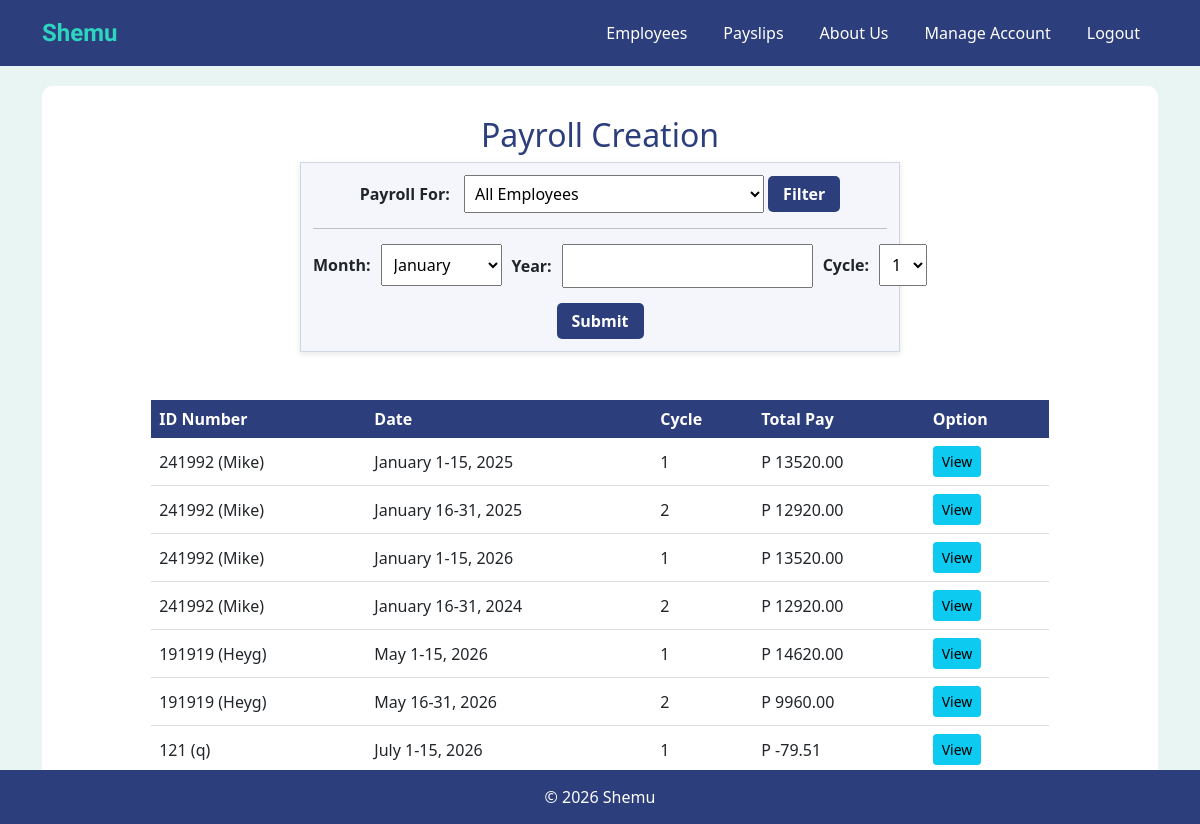
Screenshot of /payslips/2/ with the database file from the repository.
### shemuapp/models.py (models this page shows, shortened)
class Payslip(models.Model): #Payslip Attributes
    id_number = models.ForeignKey('Employee', on_delete=models.CASCADE, related_name='payslips')
    month = models.CharField(max_length=20)
    date_range = models.CharField(max_length=50)
    year = models.PositiveIntegerField(
        validators=[
            MinValueValidator(1),
            MaxValueValidator(9999)
        ],
        help_text="Enter a 4-digit year"
    )
    pay_cycle = models.IntegerField()
    rate = models.FloatField()
    earnings_allowance = models.FloatField(default=0)
    deductions_tax = models.FloatField(default=0)
    deductions_health = models.FloatField(default=0)
    pag_ibig = models.FloatField(default=0)
    sss = models.FloatField(default=0)
    overtime = models.FloatField(default=0)
    total_pay = models.FloatField()

class Employee(models.Model):
    name = models.CharField(max_length=300)
    id_number = models.CharField(max_length=300, unique=True)
    rate = models.DecimalField(max_digits=10, decimal_places=2)
    overtime_pay = models.DecimalField(max_digits=10, decimal_places=2,null=True, blank=True)
    allowance = models.DecimalField(max_digits=10, decimal_places=2, null=True, blank=True)

### shemuapp/views.py (the view, shortened to what this page needs)
# urls.py: path('payslips/', views.payslips, name='payslips'),
def payslips(request, pk):
    account = get_object_or_404(Account, pk=pk)
    all_employees = Employee.objects.all()
    all_payslips = Payslip.objects.all().select_related('id_number')
    months = ['January', 'February', 'March',
              'April', 'May', 'June',
              'July', 'August', 'September',
              'October', 'November', 'December']
    return render(request, 'payslips.html', {
        'employees': all_employees,
        'payslips': all_payslips,
        'months': months,
        'pk': pk,
        'current_user': account.getUsername()
    })

### shemuapp/models.py (called while the page is built)
    def getUsername(self):
        return self.username

### shemuapp/templates/payslips.html (shortened to what this page needs)
{% extends 'base.html' %}
{% block content %}
<div style="text-align:center;">
    <h2>Payroll Creation</h2>
    <div style="
        width:600px;
        height:190px;
        margin:auto;
        padding:12px;
        background-color:#f4f6fb;
        border:1px solid #d0d7e2;
        box-shadow:0 2px 6px rgba(0,0,0,0.1);
    ">
        <form method="POST" action="{% url 'payslips' pk=pk %}">
            <div style=" text-align:center; margin-bottom:15px;">
                <label>
                    <strong>Payroll For:</strong>
                </label>
                <select name="payroll_for" style="
                    width:300px; padding:6px;
                    margin-left:10px;">
                    <option value="all">All Employees</option>
                </select>
                <button type="submit" name="action" formnovalidate value="filter" style="
                    background-color:#2c3e7b;
                    color:white;
                    border:none;
                    padding:6px 15px;
                    border-radius:5px;
                    font-weight:bold;
                    cursor:pointer;"> Filter </button>
            </div>
            <hr style="margin:15px 0;">
            <div style="
                display:flex;
                justify-content:space-between;
                gap:10px;
                margin-bottom:15px;">
                <div style="flex:1;">
                    <div style="
                        display:flex;
                        align-items:center;
                        gap:10px;">
                        <label>
                            <strong>Month:</strong>
                        </label>
                        <select name="month" style="
                            flex:1;
                            padding:8px;">
                            {% for month in months %}
                            <option value="{{ month }}">
                                {{ month }}
                            </option>
                            {% endfor %}
                        </select>
                    </div>
                </div>
                <div style="flex:1;">
                    <div style="
                        display:flex;
                        align-items:center;
                        gap:10px;">
                        <label>
                            <strong>Year:</strong>
                        </label>
                        <input type="number" min="1810" name="year" style="
                            flex:1;
                            padding:8px;" required>
                    </div>
                </div>
                <div style="flex:1;">
                    <div style="
                        display:flex;
                        align-items:center;
                        gap:10px;">
                        <label>
                            <strong>Cycle:</strong>
                        </label>
                        <select name="cycle" style="
                            flex:1;
                            padding:8px;">
                            <option value="1">1</option>
                        </select>
                    </div>
                </div>
            </div>
            <div>
                <input type="submit" value="Submit" style="
                    background-color:#2c3e7b;
                    color:white;
                    border:none;
                    padding:6px 15px;
                    border-radius:5px;
                    font-weight:bold;
                    cursor:pointer;">
            </div>
        </form>
    </div>
    <br><br>
    <table cellpadding="8" style="
        margin:auto;
        border-collapse:collapse;
        width:85%;
        background-color:white;">
        <tr style="
            background-color:#2c3e7b;
            color:white;">
            <th>ID Number</th>
            <th>Date</th>
            <th>Cycle</th>
            <th>Total Pay</th>
            <th>Option</th>
        </tr>
        {% for payslip in payslips %}
        <tr style="
            background-color:white;
            border-bottom:1px solid #ddd;">
            <td>{{ payslip.id_number.id_number }} ({{ payslip.id_number.name }})</td>
            <td>
                {{ payslip.month }}
                {{ payslip.date_range }},
                {{ payslip.year }}
            </td>
            <td>{{ payslip.pay_cycle }}</td>
            <td>P {{ payslip.total_pay|floatformat:2 }}</td>
            <td>
                <a class="btn btn-info btn-sm" href="{% url 'view_payslip' pk=pk payslip_id=payslip.id %}"> View </a>
            </td>
        </tr>
        {% endfor %}
    </table>
</div>
{% endblock %}

### shemuapp/templates/base.html (style rules this page uses)
body { background-color: #E8F5F3; }
h2 { color: #2C3E7B; }

### rows the page displays
Payslip: id_number.id_number "241992", id_number.name "Mike", month "January", date_range "1-15", year "2025", pay_cycle "1", total_pay "13520.00"
Payslip: id_number.id_number "241992", id_number.name "Mike", month "January", date_range "16-31", year "2025", pay_cycle "2", total_pay "12920.00"
Payslip: id_number.id_number "241992", id_number.name "Mike", month "January", date_range "1-15", year "2026", pay_cycle "1", total_pay "13520.00"
Payslip: id_number.id_number "241992", id_number.name "Mike", month "January", date_range "16-31", year "2024", pay_cycle "2", total_pay "12920.00"
Payslip: id_number.id_number "191919", id_number.name "Heyg", month "May", date_range "1-15", year "2026", pay_cycle "1", total_pay "14620.00"
Payslip: id_number.id_number "191919", id_number.name "Heyg", month "May", date_range "16-31", year "2026", pay_cycle "2", total_pay "9960.00"
Payslip: id_number.id_number "121", id_number.name "q", month "July", date_range "1-15", year "2026", pay_cycle "1", total_pay "-79.51"

### other values shown
form field month "January"
